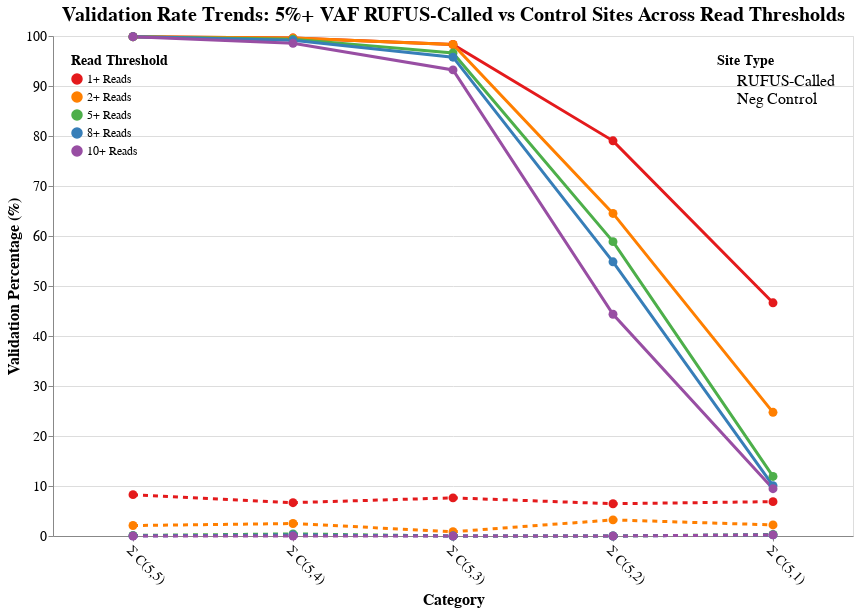

Notebook code for this chart:
### Code cell
import altair as alt
import pandas as pd

# Your data arrays
pos_1plus = [3573, 478, 116, 98, 611]
neg_1plus = [296, 32, 9, 8, 90]

pos_2plus = [3573, 478, 116, 80, 324]
neg_2plus = [75, 12, 1, 4, 29]

pos_5plus = [3573, 477, 114, 73, 156]
neg_5plus = [4, 2, 0, 0, 4]

pos_8plus = [3573, 476, 113, 68, 132]
neg_8plus = [1, 1, 0, 0, 3]

pos_10plus = [3573, 473, 110, 55, 124]
neg_10plus = [0, 0, 0, 0, 3]

# Total counts (same for all thresholds)
pos_totals = [3578, 480, 118, 124, 1310]
neg_totals = [3578, 480, 118, 124, 1310]

categories = ['Σ C(5,5)', 'Σ C(5,4)', 'Σ C(5,3)', 'Σ C(5,2)', 'Σ C(5,1)']

# Create comprehensive dataset for line chart
trend_data = []
datasets = {
    '1+ Reads': (pos_1plus, neg_1plus),
    '2+ Reads': (pos_2plus, neg_2plus),
    '5+ Reads': (pos_5plus, neg_5plus),
    '8+ Reads': (pos_8plus, neg_8plus),
    '10+ Reads': (pos_10plus, neg_10plus)
}

for threshold, (pos_validated, neg_validated) in datasets.items():
    for i, category in enumerate(categories):
        # Positive validation percentage
        pos_rate = (pos_validated[i] / pos_totals[i] * 100) if pos_totals[i] > 0 else 0
        trend_data.append({
            'category': category,
            'threshold': threshold,
            'validation_rate': pos_rate,
            'site_type': 'RUFUS-Called',
            'line_id': f'{threshold} RUFUS-Called',
            'validated_count': pos_validated[i],
            'total_count': pos_totals[i]
        })
        
        # Negative validation percentage
        neg_rate = (neg_validated[i] / neg_totals[i] * 100) if neg_totals[i] > 0 else 0
        trend_data.append({
            'category': category,
            'threshold': threshold,
            'validation_rate': neg_rate,
            'site_type': 'Control',
            'line_id': f'{threshold} Control',
            'validated_count': neg_validated[i],
            'total_count': neg_totals[i]
        })

trend_df = pd.DataFrame(trend_data)

# Create the single line chart with all 10 lines
line_chart = alt.Chart(trend_df).mark_line(
    strokeWidth=3,
    point=alt.OverlayMarkDef(size=80, filled=True)
).encode(
    x=alt.X('category:O', 
            title='Category',
            sort=['Σ C(5,5)', 'Σ C(5,4)', 'Σ C(5,3)', 'Σ C(5,2)', 'Σ C(5,1)'],
            axis=alt.Axis(labelAngle=45, labelFontSize=14, titleFontSize=16)),
    y=alt.Y('validation_rate:Q',
            title='Validation Percentage (%)',
            scale=alt.Scale(domain=[0, 100]),
            axis=alt.Axis(labelFontSize=14, titleFontSize=16)),
    color=alt.Color('threshold:N',
                    scale=alt.Scale(
                        domain=['1+ Reads', '2+ Reads', '5+ Reads', '8+ Reads', '10+ Reads'],
                        range=['#e41a1c', '#ff7f00', '#4daf4a', '#377eb8', '#984ea3']  # One color per threshold
                    ),
                    legend=alt.Legend(
                        title="Read Threshold",
                        titleFontSize=14,
                        labelFontSize=12,
                        orient='top-left'
                    )),
    strokeDash=alt.StrokeDash('site_type:N',
                            scale=alt.Scale(
                                domain=['RUFUS-Called', 'Control'],
                                range=[[0], [5,5]]  # Solid for RUFUS-Called, dashed for Control
                            ),
                            legend=alt.Legend(
                                title="Site Type",
                                titleFontSize=14,
                                labelFontSize=16,
                                orient='top-right',
                                symbolType='stroke',
                                symbolStrokeWidth=3,
                                values=['RUFUS-Called', 'Neg Control']
                            )),
    tooltip=['threshold:O', 'category:O', 'site_type:N', 'validation_rate:Q', 'validated_count:Q', 'total_count:Q']
).properties(
    width=800,
    height=500,
    title=alt.TitleParams(
        text="Validation Rate Trends: 5%+ VAF RUFUS-Called vs Control Sites Across Read Thresholds",
        fontSize=20,
        anchor="middle",
        fontWeight='bold',
    )
)

# Display the chart
line_chart.show()

# Optional: Save the chart
# line_chart.save('validation_trends.html')
# line_chart.save('validation_trends.png', scale_factor=2.0)

### Figure 1 — Vega-Lite specification as saved in the notebook (floating-point values rounded to 4 significant figures)
{"config": {"view": {"continuousWidth": 300, "continuousHeight": 300}}, "data": {"name": "data-36726221ccd6a3165506bf320a59eac1"}, "mark": {"type": "line", "point": {"filled": true, "size": 80}, "strokeWidth": 3}, "encoding": {"color": {"field": "threshold", "legend": {"labelFontSize": 12, "orient": "top-left", "title": "Read Threshold", "titleFontSize": 14}, "scale": {"domain": ["1+ Reads", "2+ Reads", "5+ Reads", "8+ Reads", "10+ Reads"], "range": ["#e41a1c", "#ff7f00", "#4daf4a", "#377eb8", "#984ea3"]}, "type": "nominal"}, "strokeDash": {"field": "site_type", "legend": {"labelFontSize": 16, "orient": "top-right", "symbolStrokeWidth": 3, "symbolType": "stroke", "title": "Site Type", "titleFontSize": 14, "values": ["RUFUS-Called", "Neg Control"]}, "scale": {"domain": ["RUFUS-Called", "Control"], "range": [[0], [5, 5]]}, "type": "nominal"}, "tooltip": [{"field": "threshold", "type": "ordinal"}, {"field": "category", "type": "ordinal"}, {"field": "site_type", "type": "nominal"}, {"field": "validation_rate", "type": "quantitative"}, {"field": "validated_count", "type": "quantitative"}, {"field": "total_count", "type": "quantitative"}], "x": {"axis": {"labelAngle": 45, "labelFontSize": 14, "titleFontSize": 16}, "field": "category", "sort": ["Σ C(5,5)", "Σ C(5,4)", "Σ C(5,3)", "Σ C(5,2)", "Σ C(5,1)"], "title": "Category", "type": "ordinal"}, "y": {"axis": {"labelFontSize": 14, "titleFontSize": 16}, "field": "validation_rate", "scale": {"domain": [0, 100]}, "title": "Validation Percentage (%)", "type": "quantitative"}}, "height": 500, "title": {"text": "Validation Rate Trends: 5%+ VAF RUFUS-Called vs Control Sites Across Read Thresholds", "anchor": "middle", "fontSize": 20, "fontWeight": "bold"}, "width": 800, "$schema": "https://vega.github.io/schema/vega-lite/v5.20.1.json", "datasets": {"data-36726221ccd6a3165506bf320a59eac1": [{"category": "Σ C(5,5)", "threshold": "1+ Reads", "validation_rate": 99.86, "site_type": "RUFUS-Called", "line_id": "1+ Reads RUFUS-Called", "validated_count": 3573, "total_count": 3578}, {"category": "Σ C(5,5)", "threshold": "1+ Reads", "validation_rate": 8.273, "site_type": "Control", "line_id": "1+ Reads Control", "validated_count": 296, "total_count": 3578}, {"category": "Σ C(5,4)", "threshold": "1+ Reads", "validation_rate": 99.58, "site_type": "RUFUS-Called", "line_id": "1+ Reads RUFUS-Called", "validated_count": 478, "total_count": 480}, {"category": "Σ C(5,4)", "threshold": "1+ Reads", "validation_rate": 6.667, "site_type": "Control", "line_id": "1+ Reads Control", "validated_count": 32, "total_count": 480}, {"category": "Σ C(5,3)", "threshold": "1+ Reads", "validation_rate": 98.31, "site_type": "RUFUS-Called", "line_id": "1+ Reads RUFUS-Called", "validated_count": 116, "total_count": 118}, {"category": "Σ C(5,3)", "threshold": "1+ Reads", "validation_rate": 7.627, "site_type": "Control", "line_id": "1+ Reads Control", "validated_count": 9, "total_count": 118}, {"category": "Σ C(5,2)", "threshold": "1+ Reads", "validation_rate": 79.03, "site_type": "RUFUS-Called", "line_id": "1+ Reads RUFUS-Called", "validated_count": 98, "total_count": 124}, {"category": "Σ C(5,2)", "threshold": "1+ Reads", "validation_rate": 6.452, "site_type": "Control", "line_id": "1+ Reads Control", "validated_count": 8, "total_count": 124}, {"category": "Σ C(5,1)", "threshold": "1+ Reads", "validation_rate": 46.64, "site_type": "RUFUS-Called", "line_id": "1+ Reads RUFUS-Called", "validated_count": 611, "total_count": 1310}, {"category": "Σ C(5,1)", "threshold": "1+ Reads", "validation_rate": 6.87, "site_type": "Control", "line_id": "1+ Reads Control", "validated_count": 90, "total_count": 1310}, {"category": "Σ C(5,5)", "threshold": "2+ Reads", "validation_rate": 99.86, "site_type": "RUFUS-Called", "line_id": "2+ Reads RUFUS-Called", "validated_count": 3573, "total_count": 3578}, {"category": "Σ C(5,5)", "threshold": "2+ Reads", "validation_rate": 2.096, "site_type": "Control", "line_id": "2+ Reads Control", "validated_count": 75, "total_count": 3578}, {"category": "Σ C(5,4)", "threshold": "2+ Reads", "validation_rate": 99.58, "site_type": "RUFUS-Called", "line_id": "2+ Reads RUFUS-Called", "validated_count": 478, "total_count": 480}, {"category": "Σ C(5,4)", "threshold": "2+ Reads", "validation_rate": 2.5, "site_type": "Control", "line_id": "2+ Reads Control", "validated_count": 12, "total_count": 480}, {"category": "Σ C(5,3)", "threshold": "2+ Reads", "validation_rate": 98.31, "site_type": "RUFUS-Called", "line_id": "2+ Reads RUFUS-Called", "validated_count": 116, "total_count": 118}, {"category": "Σ C(5,3)", "threshold": "2+ Reads", "validation_rate": 0.8475, "site_type": "Control", "line_id": "2+ Reads Control", "validated_count": 1, "total_count": 118}, {"category": "Σ C(5,2)", "threshold": "2+ Reads", "validation_rate": 64.52, "site_type": "RUFUS-Called", "line_id": "2+ Reads RUFUS-Called", "validated_count": 80, "total_count": 124}, {"category": "Σ C(5,2)", "threshold": "2+ Reads", "validation_rate": 3.226, "site_type": "Control", "line_id": "2+ Reads Control", "validated_count": 4, "total_count": 124}, {"category": "Σ C(5,1)", "threshold": "2+ Reads", "validation_rate": 24.73, "site_type": "RUFUS-Called", "line_id": "2+ Reads RUFUS-Called", "validated_count": 324, "total_count": 1310}, {"category": "Σ C(5,1)", "threshold": "2+ Reads", "validation_rate": 2.214, "site_type": "Control", "line_id": "2+ Reads Control", "validated_count": 29, "total_count": 1310}, {"category": "Σ C(5,5)", "threshold": "5+ Reads", "validation_rate": 99.86, "site_type": "RUFUS-Called", "line_id": "5+ Reads RUFUS-Called", "validated_count": 3573, "total_count": 3578}, {"category": "Σ C(5,5)", "threshold": "5+ Reads", "validation_rate": 0.1118, "site_type": "Control", "line_id": "5+ Reads Control", "validated_count": 4, "total_count": 3578}, {"category": "Σ C(5,4)", "threshold": "5+ Reads", "validation_rate": 99.38, "site_type": "RUFUS-Called", "line_id": "5+ Reads RUFUS-Called", "validated_count": 477, "total_count": 480}, {"category": "Σ C(5,4)", "threshold": "5+ Reads", "validation_rate": 0.4167, "site_type": "Control", "line_id": "5+ Reads Control", "validated_count": 2, "total_count": 480}, {"category": "Σ C(5,3)", "threshold": "5+ Reads", "validation_rate": 96.61, "site_type": "RUFUS-Called", "line_id": "5+ Reads RUFUS-Called", "validated_count": 114, "total_count": 118}, {"category": "Σ C(5,3)", "threshold": "5+ Reads", "validation_rate": 0.0, "site_type": "Control", "line_id": "5+ Reads Control", "validated_count": 0, "total_count": 118}, {"category": "Σ C(5,2)", "threshold": "5+ Reads", "validation_rate": 58.87, "site_type": "RUFUS-Called", "line_id": "5+ Reads RUFUS-Called", "validated_count": 73, "total_count": 124}, {"category": "Σ C(5,2)", "threshold": "5+ Reads", "validation_rate": 0.0, "site_type": "Control", "line_id": "5+ Reads Control", "validated_count": 0, "total_count": 124}, {"category": "Σ C(5,1)", "threshold": "5+ Reads", "validation_rate": 11.91, "site_type": "RUFUS-Called", "line_id": "5+ Reads RUFUS-Called", "validated_count": 156, "total_count": 1310}, {"category": "Σ C(5,1)", "threshold": "5+ Reads", "validation_rate": 0.3053, "site_type": "Control", "line_id": "5+ Reads Control", "validated_count": 4, "total_count": 1310}, {"category": "Σ C(5,5)", "threshold": "8+ Reads", "validation_rate": 99.86, "site_type": "RUFUS-Called", "line_id": "8+ Reads RUFUS-Called", "validated_count": 3573, "total_count": 3578}, {"category": "Σ C(5,5)", "threshold": "8+ Reads", "validation_rate": 0.02795, "site_type": "Control", "line_id": "8+ Reads Control", "validated_count": 1, "total_count": 3578}, {"category": "Σ C(5,4)", "threshold": "8+ Reads", "validation_rate": 99.17, "site_type": "RUFUS-Called", "line_id": "8+ Reads RUFUS-Called", "validated_count": 476, "total_count": 480}, {"category": "Σ C(5,4)", "threshold": "8+ Reads", "validation_rate": 0.2083, "site_type": "Control", "line_id": "8+ Reads Control", "validated_count": 1, "total_count": 480}, {"category": "Σ C(5,3)", "threshold": "8+ Reads", "validation_rate": 95.76, "site_type": "RUFUS-Called", "line_id": "8+ Reads RUFUS-Called", "validated_count": 113, "total_count": 118}, {"category": "Σ C(5,3)", "threshold": "8+ Reads", "validation_rate": 0.0, "site_type": "Control", "line_id": "8+ Reads Control", "validated_count": 0, "total_count": 118}, {"category": "Σ C(5,2)", "threshold": "8+ Reads", "validation_rate": 54.84, "site_type": "RUFUS-Called", "line_id": "8+ Reads RUFUS-Called", "validated_count": 68, "total_count": 124}, {"category": "Σ C(5,2)", "threshold": "8+ Reads", "validation_rate": 0.0, "site_type": "Control", "line_id": "8+ Reads Control", "validated_count": 0, "total_count": 124}, {"category": "Σ C(5,1)", "threshold": "8+ Reads", "validation_rate": 10.08, "site_type": "RUFUS-Called", "line_id": "8+ Reads RUFUS-Called", "validated_count": 132, "total_count": 1310}, {"category": "Σ C(5,1)", "threshold": "8+ Reads", "validation_rate": 0.229, "site_type": "Control", "line_id": "8+ Reads Control", "validated_count": 3, "total_count": 1310}, {"category": "Σ C(5,5)", "threshold": "10+ Reads", "validation_rate": 99.86, "site_type": "RUFUS-Called", "line_id": "10+ Reads RUFUS-Called", "validated_count": 3573, "total_count": 3578}, {"category": "Σ C(5,5)", "threshold": "10+ Reads", "validation_rate": 0.0, "site_type": "Control", "line_id": "10+ Reads Control", "validated_count": 0, "total_count": 3578}, {"category": "Σ C(5,4)", "threshold": "10+ Reads", "validation_rate": 98.54, "site_type": "RUFUS-Called", "line_id": "10+ Reads RUFUS-Called", "validated_count": 473, "total_count": 480}, {"category": "Σ C(5,4)", "threshold": "10+ Reads", "validation_rate": 0.0, "site_type": "Control", "line_id": "10+ Reads Control", "validated_count": 0, "total_count": 480}, {"category": "Σ C(5,3)", "threshold": "10+ Reads", "validation_rate": 93.22, "site_type": "RUFUS-Called", "line_id": "10+ Reads RUFUS-Called", "validated_count": 110, "total_count": 118}, {"category": "Σ C(5,3)", "threshold": "10+ Reads", "validation_rate": 0.0, "site_type": "Control", "line_id": "10+ Reads Control", "validated_count": 0, "total_count": 118}, {"category": "Σ C(5,2)", "threshold": "10+ Reads", "validation_rate": 44.35, "site_type": "RUFUS-Called", "line_id": "10+ Reads RUFUS-Called", "validated_count": 55, "total_count": 124}, {"category": "Σ C(5,2)", "threshold": "10+ Reads", "validation_rate": 0.0, "site_type": "Control", "line_id": "10+ Reads Control", "validated_count": 0, "total_count": 124}, {"category": "Σ C(5,1)", "threshold": "10+ Reads", "validation_rate": 9.466, "site_type": "RUFUS-Called", "line_id": "10+ Reads RUFUS-Called", "validated_count": 124, "total_count": 1310}, {"category": "Σ C(5,1)", "threshold": "10+ Reads", "validation_rate": 0.229, "site_type": "Control", "line_id": "10+ Reads Control", "validated_count": 3, "total_count": 1310}]}}
